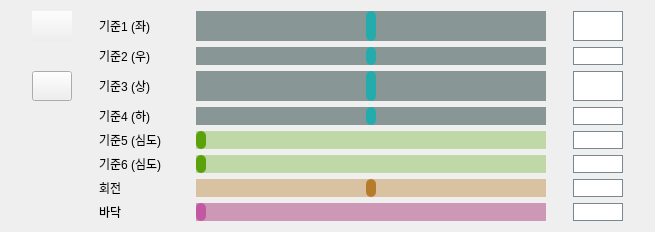
       <widget class="QGroupBox" name="GROUP_DEPTH_FILTER_2">
        <property name="geometry">
         <rect>
          <x>440</x>
          <y>360</y>
          <width>655</width>
          <height>200</height>
         </rect>
        </property>
        <property name="sizePolicy">
         <sizepolicy hsizetype="Preferred" vsizetype="Fixed">
          <horstretch>0</horstretch>
          <verstretch>0</verstretch>
         </sizepolicy>
        </property>
        <property name="maximumSize">
         <size>
          <width>16777215</width>
          <height>200</height>
         </size>
        </property>
        <property name="styleSheet">
         <string notr="true">QGroupBox{
border:0px;

}
QLabel:disabled{
	color:rgb(89, 103, 112);
	font: 10pt &quot;Noto Sans KR Light&quot;;
}

QLineEdit:disabled{
	color:rgb(89, 103, 112);
	font: 10pt &quot;Noto Sans KR Light&quot;;
}
QLineEdit{
font: bold 9pt &quot;Noto Sans KR&quot;;
border:1px solid rgb(121, 135, 144)
}</string>
        </property>
        <layout class="QGridLayout" name="gridLayout_7">
         <item row="3" column="1">
          <widget class="QLabel" name="label_33">
           <property name="sizePolicy">
            <sizepolicy hsizetype="Fixed" vsizetype="Fixed">
             <horstretch>0</horstretch>
             <verstretch>0</verstretch>
            </sizepolicy>
           </property>
           <property name="maximumSize">
            <size>
             <width>70</width>
             <height>60</height>
            </size>
           </property>
           <property name="text">
            <string>기준3 (상)</string>
           </property>
           <property name="alignment">
            <set>Qt::AlignLeading|Qt::AlignLeft|Qt::AlignVCenter</set>
           </property>
          </widget>
         </item>
         <item row="8" column="1">
          <widget class="QLabel" name="label_34">
           <property name="sizePolicy">
            <sizepolicy hsizetype="Fixed" vsizetype="Fixed">
             <horstretch>0</horstretch>
             <verstretch>0</verstretch>
            </sizepolicy>
           </property>
           <property name="maximumSize">
            <size>
             <width>70</width>
             <height>60</height>
            </size>
           </property>
           <property name="text">
            <string>바닥</string>
           </property>
           <property name="alignment">
            <set>Qt::AlignLeading|Qt::AlignLeft|Qt::AlignVCenter</set>
           </property>
          </widget>
         </item>
         <item row="6" column="3">
          <widget class="QLineEdit" name="LE_DEPTH_BACK_4">
           <property name="sizePolicy">
            <sizepolicy hsizetype="Fixed" vsizetype="Fixed">
             <horstretch>0</horstretch>
             <verstretch>0</verstretch>
            </sizepolicy>
           </property>
           <property name="maximumSize">
            <size>
             <width>50</width>
             <height>35</height>
            </size>
           </property>
          </widget>
         </item>
         <item row="8" column="2">
          <widget class="QSlider" name="SLIDER_DEPTH_BASE_2">
           <property name="enabled">
            <bool>true</bool>
           </property>
           <property name="sizePolicy">
            <sizepolicy hsizetype="Expanding" vsizetype="Fixed">
             <horstretch>0</horstretch>
             <verstretch>0</verstretch>
            </sizepolicy>
           </property>
           <property name="maximumSize">
            <size>
             <width>350</width>
             <height>50</height>
            </size>
           </property>
           <property name="styleSheet">
            <string notr="true">QSlider::handle:horizontal {
    background:rgb(194, 88, 162);
    height: 5px;
	width:10px;
	border-radius: 5px;
}

QSlider::handle:horizontal:hover {
    background:rgb(255, 20, 145);
    height: 5px;
	width:10px;
	border-radius: 5px;
}
QSlider::groove:horizontal {
    background:rgba(154, 15, 94,100);
}

QSlider::handle:horizontal:disabled {
    background:rgb(85, 69, 75);

    height: 5px;
	width:10px;
	border-radius: 5px;
}
QSlider::groove:horizontal:disabled {
    background:rgba(130, 101, 116,50);
}</string>
           </property>
           <property name="minimum">
            <number>0</number>
           </property>
           <property name="maximum">
            <number>4000</number>
           </property>
           <property name="orientation">
            <enum>Qt::Horizontal</enum>
           </property>
          </widget>
         </item>
         <item row="3" column="3">
          <widget class="QLineEdit" name="LE_DEPTH_UP_4">
           <property name="sizePolicy">
            <sizepolicy hsizetype="Fixed" vsizetype="Fixed">
             <horstretch>0</horstretch>
             <verstretch>0</verstretch>
            </sizepolicy>
           </property>
           <property name="maximumSize">
            <size>
             <width>50</width>
             <height>35</height>
            </size>
           </property>
           <property name="text">
            <string/>
           </property>
          </widget>
         </item>
         <item row="6" column="2">
          <widget class="QSlider" name="SLIDER_DEPTH_BACK_2">
           <property name="enabled">
            <bool>true</bool>
           </property>
           <property name="sizePolicy">
            <sizepolicy hsizetype="Expanding" vsizetype="Fixed">
             <horstretch>0</horstretch>
             <verstretch>0</verstretch>
            </sizepolicy>
           </property>
           <property name="maximumSize">
            <size>
             <width>350</width>
             <height>50</height>
            </size>
           </property>
           <property name="styleSheet">
            <string notr="true">QSlider::handle:horizontal {
    background:rgb(89, 162, 10);
    height: 5px;
	width:10px;
	border-radius: 5px;
}

QSlider::handle:horizontal:hover {
    background:rgb(100, 248, 78);
    height: 5px;
	width:10px;
	border-radius: 5px;
}
QSlider::groove:horizontal {
    background:rgba(89, 162, 10, 80);
}

QSlider::handle:horizontal:disabled {
    background:rgb(72, 89, 66);
    height: 5px;
	width:10px;
	border-radius: 5px;
}

QSlider::groove:horizontal:disabled {
    background:rgba(112, 138, 101,50);
}

</string>
           </property>
           <property name="minimum">
            <number>0</number>
           </property>
           <property name="maximum">
            <number>4000</number>
           </property>
           <property name="orientation">
            <enum>Qt::Horizontal</enum>
           </property>
          </widget>
         </item>
         <item row="2" column="3">
          <widget class="QLineEdit" name="LE_DEPTH_RIGHT_4">
           <property name="sizePolicy">
            <sizepolicy hsizetype="Fixed" vsizetype="Fixed">
             <horstretch>0</horstretch>
             <verstretch>0</verstretch>
            </sizepolicy>
           </property>
           <property name="maximumSize">
            <size>
             <width>50</width>
             <height>35</height>
            </size>
           </property>
           <property name="text">
            <string/>
           </property>
          </widget>
         </item>
         <item row="4" column="2">
          <widget class="QSlider" name="SLIDER_DEPTH_DOWN_2">
           <property name="enabled">
            <bool>true</bool>
           </property>
           <property name="sizePolicy">
            <sizepolicy hsizetype="Expanding" vsizetype="Fixed">
             <horstretch>0</horstretch>
             <verstretch>0</verstretch>
            </sizepolicy>
           </property>
           <property name="maximumSize">
            <size>
             <width>350</width>
             <height>50</height>
            </size>
           </property>
           <property name="styleSheet">
            <string notr="true">QSlider::handle:horizontal {
    background:#24ACAC;

    height: 5px;
	width:10px;
	border-radius: 5px;
}

QSlider::handle:horizontal:hover {
    background:rgb(13, 226, 194);
    height: 5px;
	width:10px;
	border-radius: 5px;
}
QSlider::groove:horizontal {
    background: rgba(64, 89, 87,150)
}

QSlider::handle:horizontal:disabled {
    background:rgb(38, 58, 65);
    height: 5px;
	width:10px;
	border-radius: 5px;
}
QSlider::groove:horizontal:disabled{
    background: rgba(60, 102, 121,30);
}
</string>
           </property>
           <property name="minimum">
            <number>-3000</number>
           </property>
           <property name="maximum">
            <number>3000</number>
           </property>
           <property name="orientation">
            <enum>Qt::Horizontal</enum>
           </property>
          </widget>
         </item>
         <item row="7" column="3">
          <widget class="QLineEdit" name="LE_DEPTH_ROTATION_4">
           <property name="sizePolicy">
            <sizepolicy hsizetype="Fixed" vsizetype="Fixed">
             <horstretch>0</horstretch>
             <verstretch>0</verstretch>
            </sizepolicy>
           </property>
           <property name="maximumSize">
            <size>
             <width>50</width>
             <height>35</height>
            </size>
           </property>
          </widget>
         </item>
         <item row="1" column="1">
          <widget class="QLabel" name="label_35">
           <property name="sizePolicy">
            <sizepolicy hsizetype="Fixed" vsizetype="Fixed">
             <horstretch>0</horstretch>
             <verstretch>0</verstretch>
            </sizepolicy>
           </property>
           <property name="maximumSize">
            <size>
             <width>70</width>
             <height>60</height>
            </size>
           </property>
           <property name="styleSheet">
            <string notr="true"/>
           </property>
           <property name="text">
            <string>기준1 (좌)</string>
           </property>
           <property name="alignment">
            <set>Qt::AlignLeading|Qt::AlignLeft|Qt::AlignVCenter</set>
           </property>
          </widget>
         </item>
         <item row="2" column="1">
          <widget class="QLabel" name="label_36">
           <property name="sizePolicy">
            <sizepolicy hsizetype="Fixed" vsizetype="Fixed">
             <horstretch>0</horstretch>
             <verstretch>0</verstretch>
            </sizepolicy>
           </property>
           <property name="maximumSize">
            <size>
             <width>70</width>
             <height>60</height>
            </size>
           </property>
           <property name="text">
            <string>기준2 (우)</string>
           </property>
           <property name="alignment">
            <set>Qt::AlignLeading|Qt::AlignLeft|Qt::AlignVCenter</set>
           </property>
          </widget>
         </item>
         <item row="4" column="1">
          <widget class="QLabel" name="label_37">
           <property name="sizePolicy">
            <sizepolicy hsizetype="Fixed" vsizetype="Fixed">
             <horstretch>0</horstretch>
             <verstretch>0</verstretch>
            </sizepolicy>
           </property>
           <property name="maximumSize">
            <size>
             <width>70</width>
             <height>60</height>
            </size>
           </property>
           <property name="text">
            <string>기준4 (하)</string>
           </property>
           <property name="alignment">
            <set>Qt::AlignLeading|Qt::AlignLeft|Qt::AlignVCenter</set>
           </property>
          </widget>
         </item>
         <item row="5" column="3">
          <widget class="QLineEdit" name="LE_DEPTH_FRONT_4">
           <property name="sizePolicy">
            <sizepolicy hsizetype="Fixed" vsizetype="Fixed">
             <horstretch>0</horstretch>
             <verstretch>0</verstretch>
            </sizepolicy>
           </property>
           <property name="maximumSize">
            <size>
             <width>50</width>
             <height>35</height>
            </size>
           </property>
          </widget>
         </item>
         <item row="2" column="2">
          <widget class="QSlider" name="SLIDER_DEPTH_RIGHT_2">
           <property name="sizePolicy">
            <sizepolicy hsizetype="Expanding" vsizetype="Fixed">
             <horstretch>0</horstretch>
             <verstretch>0</verstretch>
            </sizepolicy>
           </property>
           <property name="maximumSize">
            <size>
             <width>350</width>
             <height>50</height>
            </size>
           </property>
           <property name="styleSheet">
            <string notr="true">QSlider::handle:horizontal {
    background:#24ACAC;

    height: 5px;
	width:10px;
	border-radius: 5px;
}

QSlider::handle:horizontal:hover {
    background:rgb(13, 226, 194);
    height: 5px;
	width:10px;
	border-radius: 5px;
}
QSlider::groove:horizontal {
    background: rgba(64, 89, 87,150)
}

QSlider::handle:horizontal:disabled {
    background:rgb(38, 58, 65);
    height: 5px;
	width:10px;
	border-radius: 5px;
}
QSlider::groove:horizontal:disabled{
    background: rgba(60, 102, 121,30);
}
</string>
           </property>
           <property name="minimum">
            <number>-3000</number>
           </property>
           <property name="maximum">
            <number>3000</number>
           </property>
           <property name="orientation">
            <enum>Qt::Horizontal</enum>
           </property>
          </widget>
         </item>
         <item row="4" column="3">
          <widget class="QLineEdit" name="LE_DEPTH_DOWN_4">
           <property name="sizePolicy">
            <sizepolicy hsizetype="Fixed" vsizetype="Fixed">
             <horstretch>0</horstretch>
             <verstretch>0</verstretch>
            </sizepolicy>
           </property>
           <property name="maximumSize">
            <size>
             <width>50</width>
             <height>35</height>
            </size>
           </property>
          </widget>
         </item>
         <item row="7" column="1">
          <widget class="QLabel" name="label_38">
           <property name="sizePolicy">
            <sizepolicy hsizetype="Fixed" vsizetype="Fixed">
             <horstretch>0</horstretch>
             <verstretch>0</verstretch>
            </sizepolicy>
           </property>
           <property name="maximumSize">
            <size>
             <width>70</width>
             <height>60</height>
            </size>
           </property>
           <property name="text">
            <string>회전</string>
           </property>
           <property name="alignment">
            <set>Qt::AlignLeading|Qt::AlignLeft|Qt::AlignVCenter</set>
           </property>
          </widget>
         </item>
         <item row="5" column="2">
          <widget class="QSlider" name="SLIDER_DEPTH_FRONT_2">
           <property name="enabled">
            <bool>true</bool>
           </property>
           <property name="sizePolicy">
            <sizepolicy hsizetype="Expanding" vsizetype="Fixed">
             <horstretch>0</horstretch>
             <verstretch>0</verstretch>
            </sizepolicy>
           </property>
           <property name="maximumSize">
            <size>
             <width>350</width>
             <height>50</height>
            </size>
           </property>
           <property name="styleSheet">
            <string notr="true">QSlider::handle:horizontal {
    background:rgb(89, 162, 10);
    height: 5px;
	width:10px;
	border-radius: 5px;
}

QSlider::handle:horizontal:hover {
    background:rgb(100, 248, 78);
    height: 5px;
	width:10px;
	border-radius: 5px;
}
QSlider::groove:horizontal {
    background:rgba(89, 162, 10, 80);
}

QSlider::handle:horizontal:disabled {
    background:rgb(72, 89, 66);
    height: 5px;
	width:10px;
	border-radius: 5px;
}

QSlider::groove:horizontal:disabled {
    background:rgba(112, 138, 101,50);
}

</string>
           </property>
           <property name="minimum">
            <number>0</number>
           </property>
           <property name="maximum">
            <number>4000</number>
           </property>
           <property name="orientation">
            <enum>Qt::Horizontal</enum>
           </property>
          </widget>
         </item>
         <item row="1" column="2">
          <widget class="QSlider" name="SLIDER_DEPTH_LEFT_2">
           <property name="enabled">
            <bool>true</bool>
           </property>
           <property name="sizePolicy">
            <sizepolicy hsizetype="Expanding" vsizetype="Fixed">
             <horstretch>0</horstretch>
             <verstretch>0</verstretch>
            </sizepolicy>
           </property>
           <property name="maximumSize">
            <size>
             <width>350</width>
             <height>50</height>
            </size>
           </property>
           <property name="styleSheet">
            <string notr="true">QSlider::handle:horizontal {
    background:#24ACAC;

    height: 5px;
	width:10px;
	border-radius: 5px;
}

QSlider::handle:horizontal:hover {
    background:rgb(13, 226, 194);
    height: 5px;
	width:10px;
	border-radius: 5px;
}
QSlider::groove:horizontal {
    background: rgba(64, 89, 87,150)
}

QSlider::handle:horizontal:disabled {
    background:rgb(38, 58, 65);
    height: 5px;
	width:10px;
	border-radius: 5px;
}
QSlider::groove:horizontal:disabled{
    background: rgba(60, 102, 121,30);
}
</string>
           </property>
           <property name="minimum">
            <number>-3000</number>
           </property>
           <property name="maximum">
            <number>3000</number>
           </property>
           <property name="orientation">
            <enum>Qt::Horizontal</enum>
           </property>
          </widget>
         </item>
         <item row="1" column="3">
          <widget class="QLineEdit" name="LE_DEPTH_LEFT_4">
           <property name="sizePolicy">
            <sizepolicy hsizetype="Fixed" vsizetype="Fixed">
             <horstretch>0</horstretch>
             <verstretch>0</verstretch>
            </sizepolicy>
           </property>
           <property name="maximumSize">
            <size>
             <width>50</width>
             <height>35</height>
            </size>
           </property>
           <property name="font">
            <font>
             <family>Noto Sans KR</family>
             <pointsize>9</pointsize>
             <weight>75</weight>
             <italic>false</italic>
             <bold>true</bold>
            </font>
           </property>
           <property name="styleSheet">
            <string notr="true"/>
           </property>
           <property name="text">
            <string/>
           </property>
           <property name="alignment">
            <set>Qt::AlignLeading|Qt::AlignLeft|Qt::AlignVCenter</set>
           </property>
          </widget>
         </item>
         <item row="3" column="2">
          <widget class="QSlider" name="SLIDER_DEPTH_UP_2">
           <property name="sizePolicy">
            <sizepolicy hsizetype="Expanding" vsizetype="Fixed">
             <horstretch>0</horstretch>
             <verstretch>0</verstretch>
            </sizepolicy>
           </property>
           <property name="maximumSize">
            <size>
             <width>350</width>
             <height>50</height>
            </size>
           </property>
           <property name="styleSheet">
            <string notr="true">QSlider::handle:horizontal {
    background:#24ACAC;

    height: 5px;
	width:10px;
	border-radius: 5px;
}

QSlider::handle:horizontal:hover {
    background:rgb(13, 226, 194);
    height: 5px;
	width:10px;
	border-radius: 5px;
}
QSlider::groove:horizontal {
    background: rgba(64, 89, 87,150)
}

QSlider::handle:horizontal:disabled {
    background:rgb(38, 58, 65);
    height: 5px;
	width:10px;
	border-radius: 5px;
}
QSlider::groove:horizontal:disabled{
    background: rgba(60, 102, 121,30);
}
</string>
           </property>
           <property name="minimum">
            <number>-3000</number>
           </property>
           <property name="maximum">
            <number>3000</number>
           </property>
           <property name="orientation">
            <enum>Qt::Horizontal</enum>
           </property>
          </widget>
         </item>
         <item row="7" column="2">
          <widget class="QSlider" name="SLIDER_DEPTH_ROTATION_2">
           <property name="enabled">
            <bool>true</bool>
           </property>
           <property name="sizePolicy">
            <sizepolicy hsizetype="Expanding" vsizetype="Fixed">
             <horstretch>0</horstretch>
             <verstretch>0</verstretch>
            </sizepolicy>
           </property>
           <property name="maximumSize">
            <size>
             <width>350</width>
             <height>50</height>
            </size>
           </property>
           <property name="styleSheet">
            <string notr="true">QSlider::handle:horizontal {
	background: rgb(182, 124, 43);
    height: 5px;
	width:10px;
	border-radius: 5px;
}

QSlider::handle:horizontal:hover {
	background: rgb(255, 150, 3);
    height: 5px;
	width:10px;
	border-radius: 5px;
}
QSlider::groove:horizontal {
	background: rgba(182, 124, 43,100);
}

QSlider::handle:horizontal:disabled {
	background:rgb(93, 75, 62);
    height: 5px;
	width:10px;
	border-radius: 5px;
}

QSlider::groove:horizontal:disabled {
	background:rgba(93, 75, 62, 100);
}
</string>
           </property>
           <property name="minimum">
            <number>-30</number>
           </property>
           <property name="maximum">
            <number>30</number>
           </property>
           <property name="orientation">
            <enum>Qt::Horizontal</enum>
           </property>
          </widget>
         </item>
         <item row="5" column="1">
          <widget class="QLabel" name="label_39">
           <property name="sizePolicy">
            <sizepolicy hsizetype="Fixed" vsizetype="Fixed">
             <horstretch>0</horstretch>
             <verstretch>0</verstretch>
            </sizepolicy>
           </property>
           <property name="maximumSize">
            <size>
             <width>70</width>
             <height>60</height>
            </size>
           </property>
           <property name="text">
            <string>기준5 (심도)</string>
           </property>
           <property name="alignment">
            <set>Qt::AlignLeading|Qt::AlignLeft|Qt::AlignVCenter</set>
           </property>
          </widget>
         </item>
         <item row="8" column="3">
          <widget class="QLineEdit" name="LE_DEPTH_BASE_4">
           <property name="sizePolicy">
            <sizepolicy hsizetype="Fixed" vsizetype="Fixed">
             <horstretch>0</horstretch>
             <verstretch>0</verstretch>
            </sizepolicy>
           </property>
           <property name="maximumSize">
            <size>
             <width>50</width>
             <height>35</height>
            </size>
           </property>
          </widget>
         </item>
         <item row="6" column="1">
          <widget class="QLabel" name="label_40">
           <property name="sizePolicy">
            <sizepolicy hsizetype="Fixed" vsizetype="Fixed">
             <horstretch>0</horstretch>
             <verstretch>0</verstretch>
            </sizepolicy>
           </property>
           <property name="maximumSize">
            <size>
             <width>70</width>
             <height>60</height>
            </size>
           </property>
           <property name="text">
            <string>기준6 (심도)</string>
           </property>
           <property name="alignment">
            <set>Qt::AlignLeading|Qt::AlignLeft|Qt::AlignVCenter</set>
           </property>
          </widget>
         </item>
         <item row="1" column="0">
          <widget class="QPushButton" name="BTN_DEPTH_LOCK_2">
           <property name="minimumSize">
            <size>
             <width>30</width>
             <height>30</height>
            </size>
           </property>
           <property name="maximumSize">
            <size>
             <width>40</width>
             <height>40</height>
            </size>
           </property>
           <property name="cursor">
            <cursorShape>PointingHandCursor</cursorShape>
           </property>
           <property name="styleSheet">
            <string notr="true">QPushButton{
image:url(:/icon/icon/lock-normal.jpg);
border: 0x;
margin:-3px;
}

QPushButton:hover{
image:url(:/icon/icon/lock-over.jpg);
border: 0x;
margin:-3px;
}
</string>
           </property>
           <property name="text">
            <string/>
           </property>
          </widget>
         </item>
         <item row="3" column="0">
          <widget class="QPushButton" name="BTN_FILTER_SAVE_2">
           <property name="sizePolicy">
            <sizepolicy hsizetype="Fixed" vsizetype="Fixed">
             <horstretch>0</horstretch>
             <verstretch>0</verstretch>
            </sizepolicy>
           </property>
           <property name="minimumSize">
            <size>
             <width>30</width>
             <height>30</height>
            </size>
           </property>
           <property name="maximumSize">
            <size>
             <width>40</width>
             <height>40</height>
            </size>
           </property>
           <property name="cursor">
            <cursorShape>PointingHandCursor</cursorShape>
           </property>
           <property name="styleSheet">
            <string notr="true">QPushButton{
image:url(:/icon/icon/save-normal.jpg);
border: 0x;
}

QPushButton:hover{
image:url(:/icon/icon/save-over.jpg);
border: 0x;
}


QPushButton:pressed{
image:url(:/icon/icon/save-normal.jpg);
border: 0x;
}</string>
           </property>
           <property name="text">
            <string/>
           </property>
          </widget>
         </item>
        </layout>
       </widget>
